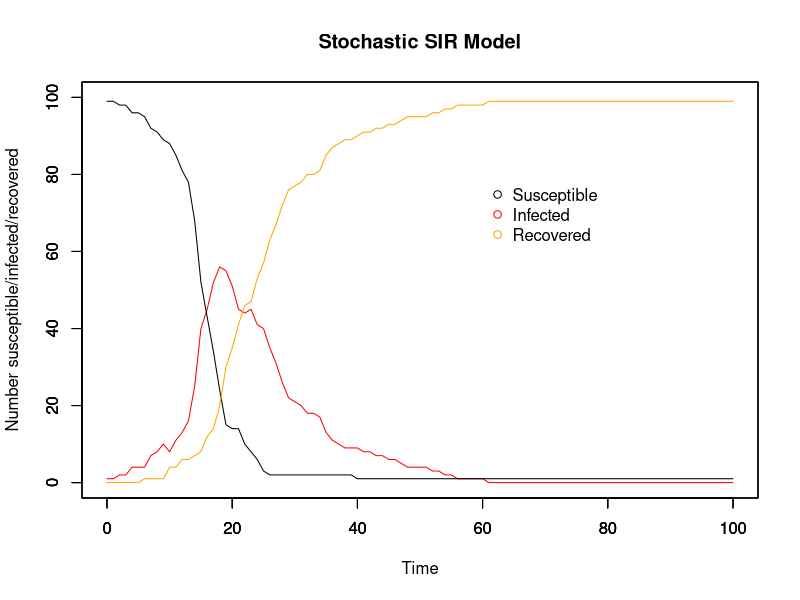
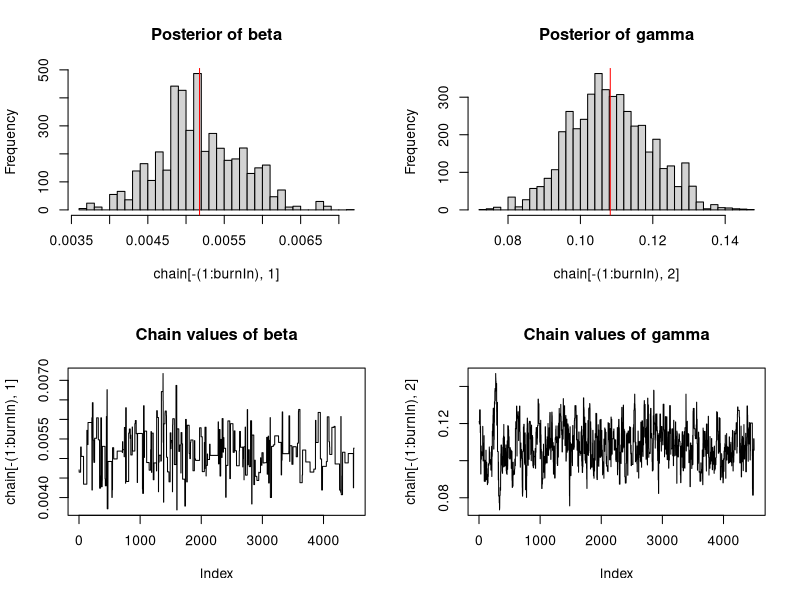
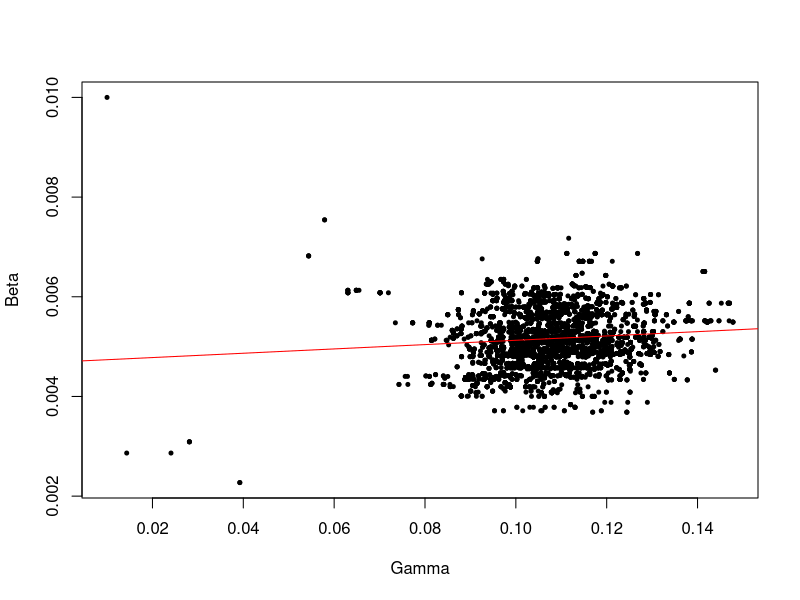

Reproduce these figures in R, in order.
# MCMC estimating stochastic processes
# 3 unknonws: beta, gamma, and the time of infection for each individual
# 17/11/17

##########################
## Input values for SIR ##
##########################

# Time
timestep <- 1
times <- seq(0, 100, by = timestep)

# Initial population: N-1 susceptible, 1 infectious, 0 recovered
init.values = c(
  S = 100-1,
  I = 1,
  R = 0
)
N = sum(init.values)

# Beta & gammma
beta <- 5e-3
gamma <- 8e-2

###############
## The model ##
###############

# Array for holding collective disease status information for whole period of time
data <- array(0, dim =c(length(times), length(init.values)+3))
data[,1] <- times # make first column the timesteps to make plotting easier later on

#set.seed(22) # other good ones: 7, 14, 22, 30

# For loops for calculating the numbers susceptible, infected, and recovered at each timepoint
for (time in times){
  if (time == 0){ # Set up the number of S/I/R at time 0
    data[1,2] <- init.values["S"] # number of susceptibles at time 0
    data[1,3] <- init.values["I"] # number of infecteds at time 0
    data[1,4] <- init.values["R"] # number of recovereds at time 0
    data[1,5] <- init.values["I"] # number newly infected at time 0
    data[1,6] <- init.values["R"] # number newly recovered at time 0
    
  } else{
    whole_time <- 1/timestep * time # makes time into the whole number that it corresponds to in the array
    #inf <- rbinom(1, size = data[whole_time,2], prob = foi_t) # number who become infected in this timestep
    #rec <- rbinom(1, size = data[whole_time,3], prob = r_t)# number who become recovered in this timestep
    
    inf <- rbinom(1, size = data[whole_time,2], (1-(exp(-beta*data[whole_time,3]*timestep)))) # number who become infected in this timestep
    rec <- rbinom(1, size = data[whole_time,3], (1-(exp(-gamma*timestep)))) # number who become recovered in this timestep
    
    data[whole_time+1,2] <- data[whole_time,2] - inf # number of susceptibles at other times
    
    data[whole_time+1,3] <- data[whole_time,3]  + inf - rec # number of infecteds at other times
    
    data[whole_time+1,4] <- data[whole_time,4] + rec # number of recovereds at other times
    
    data[whole_time+1,5] <- data[whole_time+1,3] - data[whole_time,3] + data[whole_time+1,4] - data[whole_time,4] # number of newly infected
    
    data[whole_time+1,6] <- data[whole_time+1,4] - data[whole_time,4] # number of newly recovered
  }
}

###############
## SIR plots ##
###############

run_stoch <- data.frame(data) # make array into a dataframe
colnames(run_stoch) <- c("time","S", "I", "R", "new_I", "new_R")

par(mfrow = c(1,1))

# Plot for SIR model
plot(x = run_stoch$time, y = run_stoch$I, type = "line", col = "red", ylim = c(0,N),
     xlab = "Time", ylab = "Number susceptible/infected/recovered", main = "Stochastic SIR Model")
par(new=T)
plot(x = run_stoch$time, y = run_stoch$S, type = "line", ylim = c(0,N), ylab = "", xlab = "") # add susceptible line
par(new=T)
plot(x = run_stoch$time, y = run_stoch$R, type = "line", col = "orange", ylim = c(0,N), ylab = "", xlab = "") # recovered

# Add legend
legend(60, 0.8*N, c("Susceptible", "Infected", "Recovered"), pch = 1, col = c("black", "red", "orange"), bty = "n")

# Plot for newly infected and newly recovered
# plot(x = run_stoch$time, y = run_stoch$new_I, type = "line", col = "red", ylim = c(0,max(run_stoch$new_I)),
#      xlab = "Time", ylab = "Number newly infected/recovered", main = "New infections/recoveries")
# par(new=T)
# plot(x = run_stoch$time, y = run_stoch$new_R, type = "line", col = "orange", ylim = c(0,max(run_stoch$new_I)), ylab = "", xlab = "") # add susceptible line

##################################
## Likelihood, prior, posterior ##
##################################

# Likelihood distribution
likelihood <- function(param){
  beta = as.numeric(param[1])
  gamma = as.numeric(param[2])
  total = array(0, dim = (c(nrow(run_stoch))))
  
  for (i in 1:nrow(run_stoch)){
    betalikelihood = dbinom(run_stoch$new_I[i+1], run_stoch$S[i], (1-(exp(-beta*run_stoch$I[i]*timestep))), log = T)
    gammalikelihood = dbinom(run_stoch$new_R[i+1], run_stoch$I[i], (1-(exp(-gamma*timestep))), log = T)
    total[i] = betalikelihood + gammalikelihood
  }
  return(sum(total, na.rm = T))
}

# Prior distribution
prior <- function(param){
  beta = as.numeric(param[1])
  gamma = as.numeric(param[2])
  betaprior = dunif(beta, min = 0, max = 100, log = T)
  gammaprior = dunif(gamma, min = 0, max = 100, log = T)
  return(betaprior + gammaprior)
}

# Posterior distribution
posterior <- function(param){
  return (likelihood(param) + prior(param))
}

proposalfunction <- function(param){ 
  
  beta_prop = rnorm(1, mean = param[1], sd = 0.01)
  gamma_prop = rnorm(1, mean = param[2], sd = 0.01)
  return(c(beta_prop, gamma_prop))
}

run_metropolis_MCMC <- function(startvalue, iterations){
  chain = array(dim = c(iterations+1,2))
  chain[1,] = startvalue
  for (i in 1:iterations){
    proposal = proposalfunction(chain[i,])
    
    if (proposal[1] < 0.0 & proposal[2] < 0.0 ){
      chain[i+1,] = chain[i,]
      
    } else if (proposal[1] < 0.0 & proposal[2] >= 0.0){
      proposal[1] = chain[i,1]
      probab = posterior(proposal) - posterior(chain[i,])
      if (log(runif(1)) < probab){
        chain[i+1,] = proposal
      }else{
        chain[i+1,] = chain[i,]
      }
      
    } else if (proposal[1] >= 0.0 & proposal[2] < 0.0){
      proposal[2] = chain[i,2]
      probab = posterior(proposal) - posterior(chain[i,])
      if (log(runif(1)) < probab){
        chain[i+1,] = proposal
      }else{
        chain[i+1,] = chain[i,]
      }
      
    } else{
      probab = posterior(proposal) - posterior(chain[i,])
      if (log(runif(1)) < probab){
        chain[i+1,] = proposal
      }else{
        chain[i+1,] = chain[i,]
      }
    }
  }
  return(chain)
}

# Where to start the chain
startvalue <- c(0.01,0.01)

# Number of runs
iterations = 5000
#set.seed(4)
chain <- run_metropolis_MCMC(startvalue, iterations)

# The beginning of the chain is biased towards the starting point, so take them out
# normally burnin is 10%-50% of the runs
burnIn = 0.1*iterations
acceptance <- 1-mean(duplicated(chain[-(1:burnIn),]))

################
## MCMC Plots ##
################

par(mfrow = c(2,2))

hist(chain[-(1:burnIn),1],nclass=30, main="Posterior of beta")
abline(v = mean(chain[-(1:burnIn),1]), col = "red")

hist(chain[-(1:burnIn),2],nclass=30, main="Posterior of gamma")
abline(v = mean(chain[-(1:burnIn),2]), col = "red")

plot(chain[-(1:burnIn),1], type = "l", main = "Chain values of beta")

plot(chain[-(1:burnIn),2], type = "l", main = "Chain values of gamma")

# Plot beta vs. gamma
par(mfrow = c(1,1))
plot(x = chain[,2], y = chain[,1], xlab = "Gamma", ylab = "Beta", pch = 20, cex = 0.8)
abline(lm(chain[,1]~chain[,2]), col="red") # regression line

########################################################################################################################

########################################################################################################################

# A method of randomly choosing -1 or +1 with equal probability
inf_list <- c(-1, 1)
sample(inf_list, 1)
